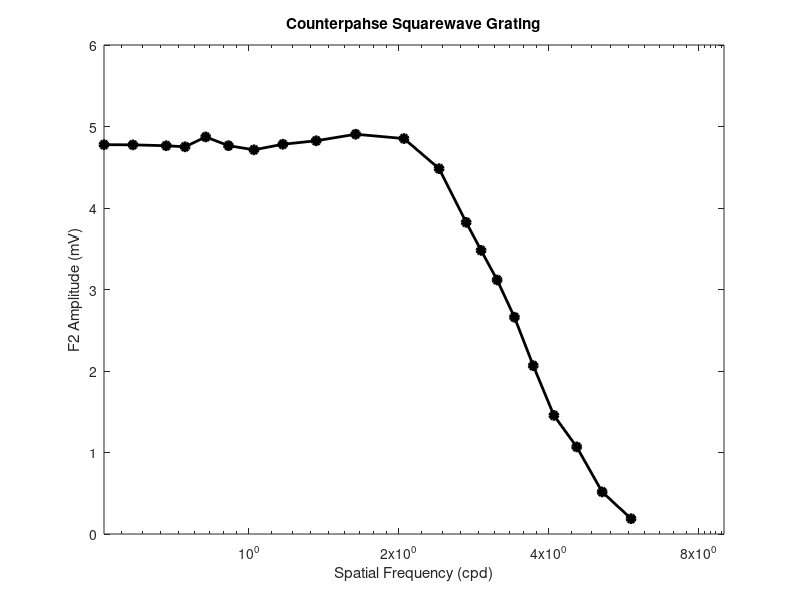
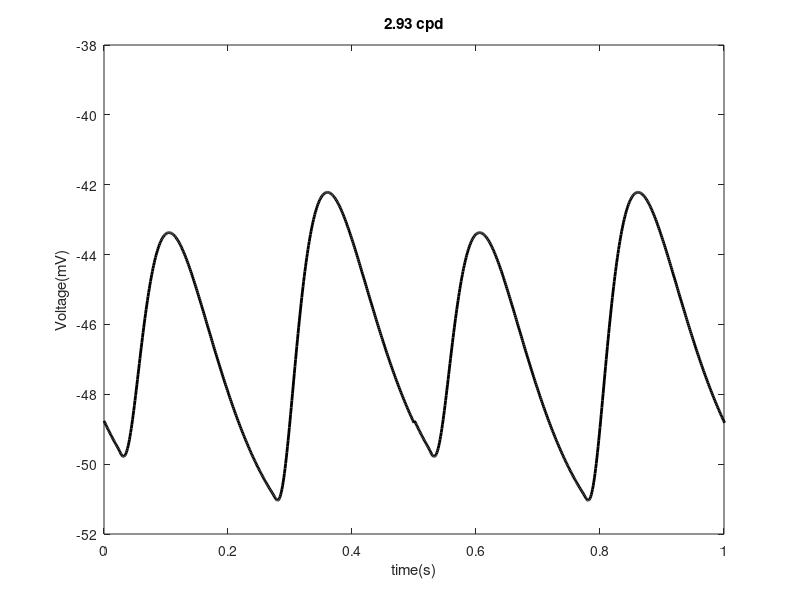
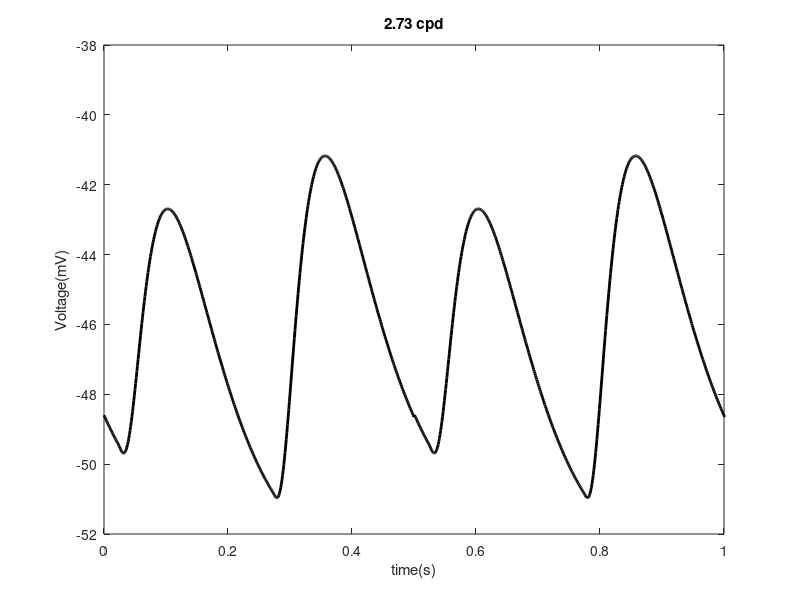

MATLAB code for these plots, in order:
clc
clear

% % F1
% % x = [25,50,75,100,125,150,175,200,225,250,275,300,325,350,375,400];
% % x1 = [1/0.025,1/0.050,1/0.075,1/0.100,1/0.125,1/0.150,1/0.175,1/0.200,1/0.225,1/0.250,1/0.275,1/0.300,1/0.325,1/0.350,1/0.375,1/0.400];
% x1 = [1/0.01,1/0.02,1/0.03,1/0.04,1/0.05,1/0.06,1/0.07,1/0.08,1/0.09,1/0.1,1/0.11,1/0.12,1/0.13,1/0.14,1/0.15,1/0.16];
% y1 = [0.025
% 1.020
% 0.390
% 0.120
% 0.233
% 0.160
% 0.117
% 0.097
% 0.078
% 0.062
% 0.050
% 0.043
% 0.038
% 0.035
% 0.032
% 0.030
% ];
% 
% figure
% % plot(x,y,'LineWidth',2.5)
% % semilogx(x,y,'LineWidth',2.5)
% loglog(x1,y1,'LineWidth',2.5)
% xticks([5 10 20 30 40])
% ylabel('1st harmonic amplitude')
% % xlabel('cycle size (um)')
% xlabel('spatial frequency (cycles/mm)')
% title('d349d counterphase grating stimulus')
% % hold on

%F2
% cycle/um * 1000 -> cycle/mm
% x2 = [1/0.025,1/0.050,1/0.075,1/0.100,1/0.125,1/0.150,1/0.175,1/0.200,1/0.225,1/0.250,1/0.275,1/0.300,1/0.325,1/0.350,1/0.375,1/0.400];
% x2 = [1/0.01,1/0.02,1/0.03,1/0.04,1/0.05,1/0.06,1/0.07,1/0.08,1/0.09,1/0.1,1/0.11,1/0.12,1/0.13,1/0.14,1/0.15,1/0.16];
% need more data points at high spatial frequency
% i.e. 5,10,15,20,25,30,35,40,45,50,60,70,80,90,100
% then the same 125,150,175,200,225,250,275,300,325,350,375,400
% remove points 10,20,90,80
%x=0.001*[5,15,25,30,35,40,45,50,55,60,65,70,75,80,85,90,95,100,125,150,175,200,225,250,275,300,325,350,375,400];
x=0.001*[35,40,45,50,55,60,65,70,75,85,100,125,150,175,200,225,250,275,300,350,400];
x2=1:21;
for i=1:length(x)
    x2(i)=1/x(i);
end
x2 = x2*0.205;

y2 = [
0.188
0.516
1.069
1.455
2.065
2.660
3.117
3.480
3.824
4.483
4.852
4.905
4.825
4.782
4.714
4.765
4.872
4.751
4.764
4.775
4.777
];

% y2 = [0.185
% 0.021
% 0.025
% 0.002
% 0.013
% 0.068
% 0.188
% 0.516
% 1.069
% 1.455
% 2.065
% 2.660
% 3.117
% 3.480
% 3.824
% 4.158
% 4.483
% 4.682
% 4.807
% 4.852
% 4.905
% 4.825
% 4.782
% 4.714
% 4.765
% 4.872
% 4.751
% 4.764
% 4.772
% 4.775
% 4.776
% 4.777
% ];

% figure
% semilogx(x,y,'LineWidth',2.5)
semilogx(x2,y2,'-ko','MarkerFaceColor','k','LineWidth',2)
xticks([1 2 4 8 10])
xlim([0 9])
ylim([0 6])
% xticks([0.005 0.01 0.02 0.03 0.04])
% ylabel('2nd harmonic amplitude')
ylabel('F2 Amplitude (mV)')
%xlabel('spatial frequency (cycles/mm)')
xlabel('Spatial Frequency (cpd)')
title('Counterpahse Squarewave Grating')
%legend('F1','F2')
%title('d334 counterphase grating stimulus')
% ylim([0 10]);
% 1cycles/mm * 0.0.205mm/degree = 0.205cycles/degree (cpd) for monkey
% L is the length of one cycle, spatial frequency of the variation of 1/L


% F1/F2 ratio
% y = y2/y1;
% figure
% loglog(x1,y,'LineWidth',2.5)
% xticks([5 10 20 30 40])
% ylabel('F1/F2 ratio')
% xlabel('spatial frequency (cycles/mm)')

%plot voltage responses at 70um and 75um
V1 = [-48.762
-48.8
-48.838
-48.875
-48.912
-48.949
-48.986
-49.022
-49.057
-49.092
-49.127
-49.162
-49.196
-49.23
-49.264
-49.297
-49.33
-49.363
-49.395
-49.427
-49.459
-49.49
-49.521
-49.553
-49.588
-49.625
-49.662
-49.698
-49.73
-49.755
-49.773
-49.781
-49.779
-49.767
-49.745
-49.712
-49.668
-49.613
-49.549
-49.475
-49.392
-49.3
-49.2
-49.092
-48.977
-48.856
-48.729
-48.597
-48.461
-48.32
-48.176
-48.03
-47.881
-47.73
-47.579
-47.426
-47.274
-47.121
-46.97
-46.82
-46.671
-46.524
-46.379
-46.237
-46.097
-45.96
-45.826
-45.695
-45.567
-45.443
-45.322
-45.204
-45.09
-44.98
-44.873
-44.77
-44.671
-44.576
-44.485
-44.398
-44.314
-44.234
-44.159
-44.086
-44.018
-43.954
-43.893
-43.836
-43.782
-43.732
-43.686
-43.643
-43.604
-43.567
-43.535
-43.505
-43.479
-43.455
-43.435
-43.417
-43.403
-43.391
-43.382
-43.376
-43.373
-43.372
-43.373
-43.377
-43.384
-43.392
-43.403
-43.416
-43.431
-43.449
-43.468
-43.489
-43.512
-43.537
-43.563
-43.591
-43.621
-43.652
-43.685
-43.72
-43.756
-43.793
-43.831
-43.871
-43.912
-43.954
-43.997
-44.041
-44.087
-44.133
-44.18
-44.228
-44.277
-44.327
-44.378
-44.429
-44.481
-44.533
-44.587
-44.641
-44.695
-44.75
-44.806
-44.862
-44.918
-44.975
-45.032
-45.09
-45.148
-45.206
-45.264
-45.323
-45.382
-45.441
-45.501
-45.56
-45.62
-45.68
-45.74
-45.799
-45.859
-45.92
-45.979
-46.04
-46.1
-46.16
-46.22
-46.28
-46.339
-46.399
-46.459
-46.518
-46.578
-46.637
-46.696
-46.755
-46.814
-46.872
-46.931
-46.989
-47.047
-47.105
-47.162
-47.219
-47.276
-47.333
-47.39
-47.446
-47.502
-47.558
-47.613
-47.668
-47.723
-47.777
-47.831
-47.885
-47.939
-47.992
-48.045
-48.097
-48.149
-48.201
-48.253
-48.304
-48.355
-48.405
-48.455
-48.505
-48.554
-48.603
-48.652
-48.7
-48.748
-48.795
-48.842
-48.889
-48.935
-48.981
-49.027
-49.072
-49.117
-49.161
-49.205
-49.249
-49.293
-49.335
-49.378
-49.42
-49.462
-49.503
-49.545
-49.585
-49.626
-49.666
-49.705
-49.744
-49.783
-49.822
-49.86
-49.898
-49.935
-49.972
-50.009
-50.045
-50.081
-50.116
-50.152
-50.187
-50.221
-50.255
-50.289
-50.322
-50.355
-50.388
-50.421
-50.453
-50.485
-50.516
-50.547
-50.578
-50.608
-50.638
-50.668
-50.698
-50.727
-50.756
-50.784
-50.812
-50.84
-50.87
-50.901
-50.934
-50.966
-50.995
-51.018
-51.033
-51.037
-51.03
-51.01
-50.978
-50.932
-50.873
-50.801
-50.717
-50.621
-50.513
-50.394
-50.265
-50.126
-49.979
-49.823
-49.66
-49.491
-49.315
-49.135
-48.95
-48.762
-48.571
-48.377
-48.182
-47.986
-47.789
-47.593
-47.397
-47.202
-47.008
-46.817
-46.628
-46.441
-46.258
-46.078
-45.901
-45.727
-45.558
-45.392
-45.23
-45.073
-44.919
-44.77
-44.625
-44.485
-44.349
-44.218
-44.091
-43.969
-43.851
-43.738
-43.63
-43.526
-43.426
-43.331
-43.24
-43.154
-43.072
-42.994
-42.92
-42.851
-42.785
-42.724
-42.666
-42.613
-42.563
-42.517
-42.474
-42.435
-42.4
-42.368
-42.339
-42.313
-42.291
-42.272
-42.255
-42.242
-42.232
-42.224
-42.219
-42.217
-42.217
-42.22
-42.225
-42.233
-42.242
-42.255
-42.269
-42.285
-42.303
-42.324
-42.346
-42.37
-42.396
-42.423
-42.452
-42.483
-42.515
-42.549
-42.584
-42.62
-42.658
-42.697
-42.738
-42.779
-42.822
-42.866
-42.91
-42.956
-43.003
-43.05
-43.099
-43.148
-43.198
-43.249
-43.301
-43.353
-43.406
-43.459
-43.514
-43.568
-43.623
-43.679
-43.735
-43.792
-43.848
-43.906
-43.963
-44.021
-44.079
-44.138
-44.196
-44.255
-44.314
-44.374
-44.433
-44.493
-44.552
-44.612
-44.672
-44.732
-44.792
-44.852
-44.912
-44.971
-45.031
-45.091
-45.151
-45.211
-45.27
-45.33
-45.389
-45.449
-45.508
-45.567
-45.625
-45.684
-45.743
-45.801
-45.859
-45.917
-45.975
-46.032
-46.089
-46.146
-46.203
-46.259
-46.315
-46.371
-46.427
-46.482
-46.537
-46.592
-46.646
-46.701
-46.754
-46.808
-46.861
-46.914
-46.967
-47.019
-47.071
-47.122
-47.174
-47.224
-47.275
-47.325
-47.375
-47.424
-47.474
-47.522
-47.571
-47.619
-47.666
-47.714
-47.761
-47.807
-47.854
-47.899
-47.945
-47.99
-48.035
-48.079
-48.123
-48.167
-48.21
-48.253
-48.296
-48.338
-48.38
-48.421
-48.462
-48.503
-48.544
-48.584
-48.623
-48.663
-48.702
-48.74
-48.778
-48.816
];
V2 = [-48.598
-48.638
-48.678
-48.717
-48.756
-48.795
-48.833
-48.871
-48.908
-48.945
-48.982
-49.018
-49.055
-49.09
-49.125
-49.16
-49.195
-49.229
-49.263
-49.296
-49.329
-49.362
-49.394
-49.428
-49.465
-49.505
-49.547
-49.587
-49.624
-49.654
-49.675
-49.688
-49.689
-49.678
-49.655
-49.62
-49.572
-49.511
-49.439
-49.355
-49.26
-49.155
-49.04
-48.916
-48.784
-48.644
-48.497
-48.345
-48.187
-48.025
-47.859
-47.69
-47.519
-47.346
-47.172
-46.998
-46.824
-46.65
-46.478
-46.308
-46.139
-45.974
-45.811
-45.651
-45.496
-45.343
-45.195
-45.05
-44.91
-44.774
-44.642
-44.515
-44.392
-44.274
-44.16
-44.051
-43.946
-43.846
-43.751
-43.66
-43.573
-43.492
-43.414
-43.341
-43.272
-43.208
-43.147
-43.091
-43.039
-42.991
-42.947
-42.906
-42.87
-42.837
-42.808
-42.782
-42.759
-42.74
-42.724
-42.712
-42.702
-42.696
-42.692
-42.692
-42.694
-42.698
-42.706
-42.716
-42.728
-42.743
-42.759
-42.779
-42.8
-42.824
-42.849
-42.877
-42.906
-42.937
-42.97
-43.005
-43.041
-43.079
-43.118
-43.159
-43.201
-43.245
-43.29
-43.336
-43.383
-43.431
-43.481
-43.532
-43.583
-43.636
-43.689
-43.743
-43.798
-43.854
-43.911
-43.968
-44.026
-44.084
-44.144
-44.203
-44.263
-44.324
-44.385
-44.447
-44.509
-44.571
-44.634
-44.697
-44.76
-44.823
-44.887
-44.951
-45.015
-45.079
-45.144
-45.208
-45.273
-45.337
-45.402
-45.467
-45.532
-45.596
-45.661
-45.726
-45.79
-45.854
-45.919
-45.983
-46.047
-46.111
-46.175
-46.239
-46.303
-46.366
-46.429
-46.492
-46.555
-46.617
-46.679
-46.741
-46.803
-46.865
-46.926
-46.987
-47.047
-47.108
-47.168
-47.227
-47.287
-47.346
-47.405
-47.463
-47.521
-47.579
-47.636
-47.693
-47.75
-47.806
-47.862
-47.917
-47.972
-48.027
-48.081
-48.135
-48.189
-48.242
-48.295
-48.348
-48.399
-48.451
-48.502
-48.553
-48.604
-48.654
-48.703
-48.752
-48.801
-48.849
-48.897
-48.945
-48.992
-49.039
-49.085
-49.131
-49.177
-49.222
-49.266
-49.311
-49.355
-49.398
-49.441
-49.484
-49.526
-49.568
-49.61
-49.651
-49.692
-49.732
-49.772
-49.811
-49.85
-49.889
-49.928
-49.966
-50.003
-50.04
-50.077
-50.114
-50.15
-50.186
-50.221
-50.256
-50.29
-50.325
-50.359
-50.392
-50.425
-50.458
-50.491
-50.523
-50.554
-50.586
-50.617
-50.648
-50.678
-50.708
-50.738
-50.767
-50.796
-50.827
-50.859
-50.891
-50.922
-50.947
-50.963
-50.968
-50.959
-50.935
-50.895
-50.839
-50.766
-50.678
-50.574
-50.455
-50.323
-50.177
-50.019
-49.85
-49.671
-49.482
-49.286
-49.082
-48.871
-48.656
-48.437
-48.213
-47.988
-47.76
-47.532
-47.303
-47.074
-46.847
-46.621
-46.397
-46.175
-45.957
-45.742
-45.531
-45.325
-45.122
-44.925
-44.732
-44.545
-44.362
-44.185
-44.013
-43.846
-43.685
-43.529
-43.379
-43.235
-43.096
-42.962
-42.834
-42.711
-42.593
-42.481
-42.375
-42.273
-42.177
-42.085
-41.999
-41.918
-41.841
-41.769
-41.702
-41.639
-41.581
-41.527
-41.477
-41.432
-41.39
-41.353
-41.319
-41.289
-41.263
-41.24
-41.221
-41.206
-41.193
-41.184
-41.178
-41.175
-41.175
-41.177
-41.183
-41.191
-41.202
-41.215
-41.231
-41.249
-41.269
-41.292
-41.317
-41.343
-41.372
-41.403
-41.436
-41.47
-41.506
-41.544
-41.583
-41.624
-41.666
-41.71
-41.755
-41.801
-41.849
-41.898
-41.948
-41.999
-42.051
-42.105
-42.159
-42.214
-42.27
-42.326
-42.384
-42.442
-42.501
-42.561
-42.621
-42.682
-42.743
-42.805
-42.868
-42.931
-42.994
-43.058
-43.122
-43.186
-43.251
-43.316
-43.381
-43.447
-43.513
-43.578
-43.645
-43.711
-43.777
-43.843
-43.91
-43.976
-44.043
-44.109
-44.176
-44.242
-44.309
-44.375
-44.441
-44.507
-44.573
-44.639
-44.705
-44.771
-44.836
-44.902
-44.967
-45.032
-45.096
-45.161
-45.225
-45.289
-45.353
-45.417
-45.48
-45.543
-45.606
-45.668
-45.73
-45.792
-45.853
-45.914
-45.975
-46.036
-46.096
-46.156
-46.215
-46.274
-46.333
-46.391
-46.449
-46.507
-46.564
-46.621
-46.678
-46.734
-46.789
-46.845
-46.9
-46.954
-47.009
-47.062
-47.116
-47.169
-47.221
-47.273
-47.325
-47.376
-47.427
-47.478
-47.528
-47.577
-47.627
-47.676
-47.724
-47.772
-47.82
-47.867
-47.914
-47.96
-48.006
-48.051
-48.097
-48.141
-48.186
-48.23
-48.273
-48.316
-48.359
-48.402
-48.444
-48.485
-48.526
-48.567
-48.607
-48.647
];

t = 0:0.001:1.001;
figure
V1 = [V1;V1];
plot(t,V1,'-k','MarkerFaceColor','k','LineWidth',2)
xlim([0 1])
ylim([-52 -38])
xlabel('time(s)')
ylabel('Voltage(mV)')
title('2.93 cpd')

figure
V2 = [V2;V2];
plot(t,V2,'-k','MarkerFaceColor','k','LineWidth',2)
xlim([0 1])
ylim([-52 -38])
xlabel('time(s)')
ylabel('Voltage(mV)')
title('2.73 cpd')


 